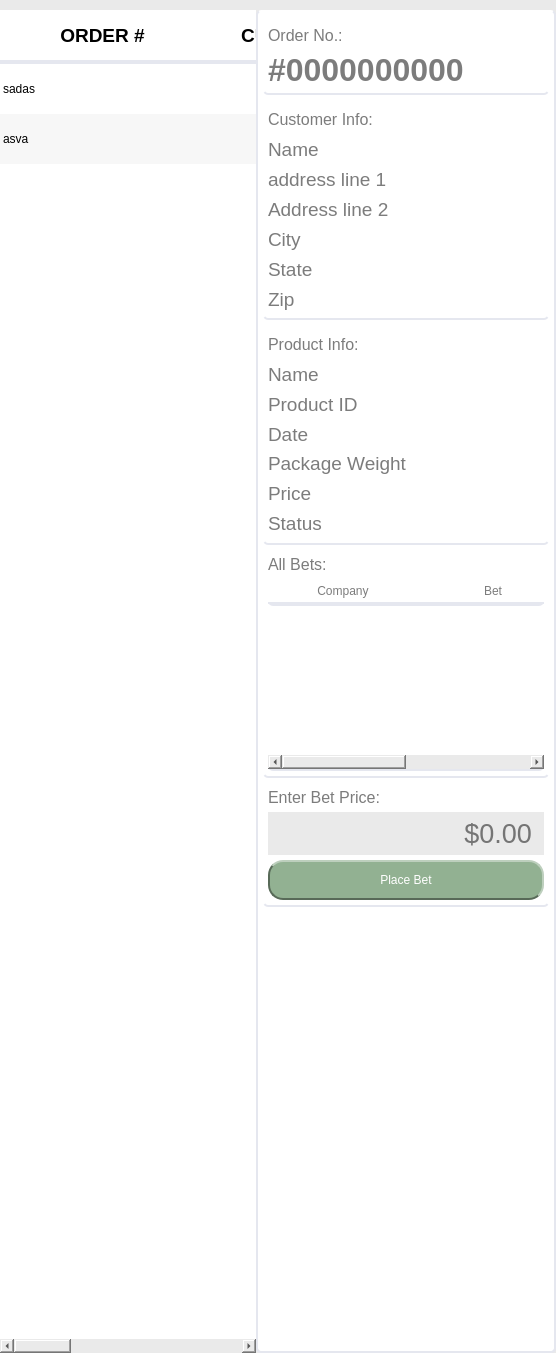
          <widget class="QWidget" name="bet_page">
           <property name="styleSheet">
            <string notr="true">QWidget{
	background:#eaeaea;
	border:none;
}
</string>
           </property>
           <layout class="QHBoxLayout" name="horizontalLayout_14" stretch="7,3">
            <property name="spacing">
             <number>0</number>
            </property>
            <property name="leftMargin">
             <number>0</number>
            </property>
            <property name="topMargin">
             <number>10</number>
            </property>
            <property name="rightMargin">
             <number>0</number>
            </property>
            <property name="bottomMargin">
             <number>0</number>
            </property>
            <item>
             <widget class="QTableWidget" name="order_bet_table">
              <property name="font">
               <font>
                <weight>50</weight>
                <bold>false</bold>
               </font>
              </property>
              <property name="styleSheet">
               <string notr="true">QFrame{
	background-color: #ffffff;
}
QTableWIdget{
	background-color: #ffffff;
	alternate-background-color: #E6E6E6;
	border-radius:30px;
}
QHeaderView:section{
	min-height:50 px;
	max-height:50 px;
	background : #ffffff;
	border:none;
	border-bottom:4px solid #e5e7ef;
}
QTableWidget::item{
	border:none;
	border-left:none;
	border-right:none;
	border-top:none;
}
QTableWidget::item:selected{ 
	background-color: #B7CCE4;
 }</string>
              </property>
              <property name="editTriggers">
               <set>QAbstractItemView::NoEditTriggers</set>
              </property>
              <property name="alternatingRowColors">
               <bool>true</bool>
              </property>
              <property name="selectionMode">
               <enum>QAbstractItemView::SingleSelection</enum>
              </property>
              <property name="selectionBehavior">
               <enum>QAbstractItemView::SelectRows</enum>
              </property>
              <property name="showGrid">
               <bool>false</bool>
              </property>
              <attribute name="horizontalHeaderCascadingSectionResizes">
               <bool>false</bool>
              </attribute>
              <attribute name="horizontalHeaderDefaultSectionSize">
               <number>205</number>
              </attribute>
              <attribute name="horizontalHeaderStretchLastSection">
               <bool>true</bool>
              </attribute>
              <attribute name="verticalHeaderVisible">
               <bool>false</bool>
              </attribute>
              <attribute name="verticalHeaderCascadingSectionResizes">
               <bool>false</bool>
              </attribute>
              <attribute name="verticalHeaderMinimumSectionSize">
               <number>50</number>
              </attribute>
              <attribute name="verticalHeaderDefaultSectionSize">
               <number>50</number>
              </attribute>
              <row>
               <property name="text">
                <string>New Row</string>
               </property>
              </row>
              <row>
               <property name="text">
                <string>New Row</string>
               </property>
              </row>
              <column>
               <property name="text">
                <string>ORDER #</string>
               </property>
               <property name="font">
                <font>
                 <family>Helvetica</family>
                 <pointsize>14</pointsize>
                 <weight>75</weight>
                 <bold>true</bold>
                </font>
               </property>
               <property name="textAlignment">
                <set>AlignCenter</set>
               </property>
               <property name="background">
                <color alpha="0">
                 <red>0</red>
                 <green>0</green>
                 <blue>0</blue>
                </color>
               </property>
              </column>
              <column>
               <property name="text">
                <string>CUSTOMER ID</string>
               </property>
               <property name="font">
                <font>
                 <family>Helvetica</family>
                 <pointsize>14</pointsize>
                 <weight>75</weight>
                 <bold>true</bold>
                </font>
               </property>
              </column>
              <column>
               <property name="text">
                <string>PRODUCT ID</string>
               </property>
               <property name="font">
                <font>
                 <family>Helvetica</family>
                 <pointsize>14</pointsize>
                 <weight>75</weight>
                 <bold>true</bold>
                </font>
               </property>
              </column>
              <column>
               <property name="text">
                <string>ORDER PRICE</string>
               </property>
               <property name="font">
                <font>
                 <family>Helvetica</family>
                 <pointsize>14</pointsize>
                 <weight>75</weight>
                 <bold>true</bold>
                </font>
               </property>
              </column>
              <item row="0" column="0">
               <property name="text">
                <string>sadas</string>
               </property>
              </item>
              <item row="1" column="0">
               <property name="text">
                <string>asva</string>
               </property>
              </item>
             </widget>
            </item>
            <item>
             <widget class="QFrame" name="frame_16">
              <property name="minimumSize">
               <size>
                <width>300</width>
                <height>0</height>
               </size>
              </property>
              <property name="styleSheet">
               <string notr="true">QFrame{
	background:rgb(255,255,255);
	border-radius:5px;
	border:2px solid #e5e7ef;
	border-top:none;
	color:rgb(124,124,124);
}</string>
              </property>
              <property name="frameShape">
               <enum>QFrame::StyledPanel</enum>
              </property>
              <property name="frameShadow">
               <enum>QFrame::Raised</enum>
              </property>
              <layout class="QVBoxLayout" name="verticalLayout_27" stretch="0,0,0,0,0,0">
               <property name="spacing">
                <number>5</number>
               </property>
               <property name="sizeConstraint">
                <enum>QLayout::SetDefaultConstraint</enum>
               </property>
               <property name="leftMargin">
                <number>5</number>
               </property>
               <property name="topMargin">
                <number>5</number>
               </property>
               <property name="rightMargin">
                <number>5</number>
               </property>
               <property name="bottomMargin">
                <number>5</number>
               </property>
               <item>
                <widget class="QFrame" name="frame_20">
                 <property name="minimumSize">
                  <size>
                   <width>0</width>
                   <height>80</height>
                  </size>
                 </property>
                 <property name="maximumSize">
                  <size>
                   <width>16777215</width>
                   <height>16777215</height>
                  </size>
                 </property>
                 <property name="styleSheet">
                  <string notr="true">border-top:none;border-left:none;border-right:none;</string>
                 </property>
                 <property name="frameShape">
                  <enum>QFrame::StyledPanel</enum>
                 </property>
                 <property name="frameShadow">
                  <enum>QFrame::Raised</enum>
                 </property>
                 <layout class="QVBoxLayout" name="verticalLayout_28">
                  <property name="spacing">
                   <number>2</number>
                  </property>
                  <property name="leftMargin">
                   <number>5</number>
                  </property>
                  <property name="topMargin">
                   <number>5</number>
                  </property>
                  <property name="rightMargin">
                   <number>5</number>
                  </property>
                  <property name="bottomMargin">
                   <number>5</number>
                  </property>
                  <item>
                   <widget class="QLabel" name="label_108">
                    <property name="font">
                     <font>
                      <family>Helvetica</family>
                      <pointsize>12</pointsize>
                     </font>
                    </property>
                    <property name="styleSheet">
                     <string notr="true">border:none;
color:rgb(124,124,124);
</string>
                    </property>
                    <property name="text">
                     <string>Order No.:</string>
                    </property>
                   </widget>
                  </item>
                  <item>
                   <widget class="QLabel" name="orderno_label">
                    <property name="font">
                     <font>
                      <family>Helvetica</family>
                      <pointsize>24</pointsize>
                      <weight>75</weight>
                      <bold>true</bold>
                     </font>
                    </property>
                    <property name="styleSheet">
                     <string notr="true">border:none;</string>
                    </property>
                    <property name="text">
                     <string>#0000000000</string>
                    </property>
                   </widget>
                  </item>
                 </layout>
                </widget>
               </item>
               <item>
                <widget class="QFrame" name="frame_21">
                 <property name="minimumSize">
                  <size>
                   <width>0</width>
                   <height>220</height>
                  </size>
                 </property>
                 <property name="styleSheet">
                  <string notr="true">border-top:none;border-left:none;border-right:none;
</string>
                 </property>
                 <property name="frameShape">
                  <enum>QFrame::StyledPanel</enum>
                 </property>
                 <property name="frameShadow">
                  <enum>QFrame::Raised</enum>
                 </property>
                 <layout class="QVBoxLayout" name="verticalLayout_29">
                  <property name="spacing">
                   <number>2</number>
                  </property>
                  <property name="leftMargin">
                   <number>5</number>
                  </property>
                  <property name="topMargin">
                   <number>5</number>
                  </property>
                  <property name="rightMargin">
                   <number>5</number>
                  </property>
                  <property name="bottomMargin">
                   <number>5</number>
                  </property>
                  <item>
                   <widget class="QLabel" name="label_110">
                    <property name="font">
                     <font>
                      <family>Helvetica</family>
                      <pointsize>12</pointsize>
                     </font>
                    </property>
                    <property name="styleSheet">
                     <string notr="true">border:none;
</string>
                    </property>
                    <property name="text">
                     <string>Customer Info:</string>
                    </property>
                   </widget>
                  </item>
                  <item>
                   <widget class="QLabel" name="customername_label">
                    <property name="font">
                     <font>
                      <pointsize>14</pointsize>
                     </font>
                    </property>
                    <property name="styleSheet">
                     <string notr="true">border:none;</string>
                    </property>
                    <property name="text">
                     <string>Name</string>
                    </property>
                   </widget>
                  </item>
                  <item>
                   <widget class="QLabel" name="addressline1_label">
                    <property name="font">
                     <font>
                      <pointsize>14</pointsize>
                     </font>
                    </property>
                    <property name="styleSheet">
                     <string notr="true">border:none;</string>
                    </property>
                    <property name="text">
                     <string>address line 1</string>
                    </property>
                   </widget>
                  </item>
                  <item>
                   <widget class="QLabel" name="addressline2_label">
                    <property name="font">
                     <font>
                      <pointsize>14</pointsize>
                     </font>
                    </property>
                    <property name="styleSheet">
                     <string notr="true">border:none;</string>
                    </property>
                    <property name="text">
                     <string>Address line 2</string>
                    </property>
                   </widget>
                  </item>
                  <item>
                   <widget class="QLabel" name="addresscity_label">
                    <property name="font">
                     <font>
                      <pointsize>14</pointsize>
                     </font>
                    </property>
                    <property name="styleSheet">
                     <string notr="true">border:none;</string>
                    </property>
                    <property name="text">
                     <string>City</string>
                    </property>
                   </widget>
                  </item>
                  <item>
                   <widget class="QLabel" name="addressstate_label">
                    <property name="font">
                     <font>
                      <pointsize>14</pointsize>
                     </font>
                    </property>
                    <property name="styleSheet">
                     <string notr="true">border:none;</string>
                    </property>
                    <property name="text">
                     <string>State</string>
                    </property>
                   </widget>
                  </item>
                  <item>
                   <widget class="QLabel" name="addresszip_label">
                    <property name="font">
                     <font>
                      <pointsize>14</pointsize>
                     </font>
                    </property>
                    <property name="styleSheet">
                     <string notr="true">border:none;</string>
                    </property>
                    <property name="text">
                     <string>Zip</string>
                    </property>
                   </widget>
                  </item>
                 </layout>
                </widget>
               </item>
               <item>
                <widget class="QFrame" name="frame_25">
                 <property name="minimumSize">
                  <size>
                   <width>0</width>
                   <height>220</height>
                  </size>
                 </property>
                 <property name="styleSheet">
                  <string notr="true">border-top:none;border-left:none;border-right:none;
</string>
                 </property>
                 <property name="frameShape">
                  <enum>QFrame::StyledPanel</enum>
                 </property>
                 <property name="frameShadow">
                  <enum>QFrame::Raised</enum>
                 </property>
                 <layout class="QVBoxLayout" name="verticalLayout_30">
                  <property name="spacing">
                   <number>1</number>
                  </property>
                  <property name="leftMargin">
                   <number>5</number>
                  </property>
                  <property name="topMargin">
                   <number>5</number>
                  </property>
                  <property name="rightMargin">
                   <number>5</number>
                  </property>
                  <property name="bottomMargin">
                   <number>5</number>
                  </property>
                  <item>
                   <widget class="QLabel" name="label_117">
                    <property name="font">
                     <font>
                      <family>Helvetica</family>
                      <pointsize>12</pointsize>
                     </font>
                    </property>
                    <property name="styleSheet">
                     <string notr="true">border:none;</string>
                    </property>
                    <property name="text">
                     <string>Product Info:</string>
                    </property>
                   </widget>
                  </item>
                  <item>
                   <widget class="QLabel" name="productname_label">
                    <property name="font">
                     <font>
                      <pointsize>14</pointsize>
                     </font>
                    </property>
                    <property name="styleSheet">
                     <string notr="true">border:none;</string>
                    </property>
                    <property name="text">
                     <string>Name</string>
                    </property>
                   </widget>
                  </item>
                  <item>
                   <widget class="QLabel" name="productid_label">
                    <property name="font">
                     <font>
                      <pointsize>14</pointsize>
                     </font>
                    </property>
                    <property name="styleSheet">
                     <string notr="true">border:none;</string>
                    </property>
                    <property name="text">
                     <string>Product ID</string>
                    </property>
                   </widget>
                  </item>
                  <item>
                   <widget class="QLabel" name="orderdate_label">
                    <property name="font">
                     <font>
                      <pointsize>14</pointsize>
                     </font>
                    </property>
                    <property name="styleSheet">
                     <string notr="true">border:none;</string>
                    </property>
                    <property name="text">
                     <string>Date</string>
                    </property>
                   </widget>
                  </item>
                  <item>
                   <widget class="QLabel" name="productweight_label">
                    <property name="font">
                     <font>
                      <pointsize>14</pointsize>
                     </font>
                    </property>
                    <property name="styleSheet">
                     <string notr="true">border:none;</string>
                    </property>
                    <property name="text">
                     <string>Package Weight</string>
                    </property>
                   </widget>
                  </item>
                  <item>
                   <widget class="QLabel" name="productprice_label">
                    <property name="font">
                     <font>
                      <pointsize>14</pointsize>
                     </font>
                    </property>
                    <property name="styleSheet">
                     <string notr="true">border:none;
color:rgb(124,124,124);</string>
                    </property>
                    <property name="text">
                     <string>Price</string>
                    </property>
                   </widget>
                  </item>
                  <item>
                   <widget class="QLabel" name="orderstatus_label">
                    <property name="font">
                     <font>
                      <pointsize>14</pointsize>
                     </font>
                    </property>
                    <property name="styleSheet">
                     <string notr="true">border:none;
color:rgb(124,124,124);</string>
                    </property>
                    <property name="text">
                     <string>Status</string>
                    </property>
                   </widget>
                  </item>
                 </layout>
                </widget>
               </item>
               <item>
                <widget class="QFrame" name="all_bets_frame">
                 <property name="styleSheet">
                  <string notr="true">border-top:none;border-left:none;border-right:none;
</string>
                 </property>
                 <property name="frameShape">
                  <enum>QFrame::StyledPanel</enum>
                 </property>
                 <property name="frameShadow">
                  <enum>QFrame::Raised</enum>
                 </property>
                 <layout class="QVBoxLayout" name="verticalLayout_31">
                  <property name="spacing">
                   <number>5</number>
                  </property>
                  <property name="leftMargin">
                   <number>5</number>
                  </property>
                  <property name="topMargin">
                   <number>5</number>
                  </property>
                  <property name="rightMargin">
                   <number>5</number>
                  </property>
                  <property name="bottomMargin">
                   <number>5</number>
                  </property>
                  <item>
                   <widget class="QLabel" name="label_125">
                    <property name="font">
                     <font>
                      <family>Helvetica</family>
                      <pointsize>12</pointsize>
                     </font>
                    </property>
                    <property name="styleSheet">
                     <string notr="true">border:none</string>
                    </property>
                    <property name="text">
                     <string>All Bets:</string>
                    </property>
                   </widget>
                  </item>
                  <item>
                   <widget class="QTableWidget" name="all_bets_table">
                    <property name="minimumSize">
                     <size>
                      <width>0</width>
                      <height>100</height>
                     </size>
                    </property>
                    <property name="styleSheet">
                     <string notr="true">QTableWIdget{
	background-color: #FFFFFF;
	alternate-background-color: #E6E6E6;
	border:none;
}
QHeaderView:section{
	min-height:25 px;
	max-height:25 px;
	background : #ffffff;
	border:none;
	border-bottom:2px solid #e5e7ef;
}
QTableWidget::item:selected{ background-color: #3BA1FF
 }</string>
                    </property>
                    <property name="editTriggers">
                     <set>QAbstractItemView::NoEditTriggers</set>
                    </property>
                    <property name="alternatingRowColors">
                     <bool>true</bool>
                    </property>
                    <property name="selectionMode">
                     <enum>QAbstractItemView::NoSelection</enum>
                    </property>
                    <property name="selectionBehavior">
                     <enum>QAbstractItemView::SelectRows</enum>
                    </property>
                    <property name="showGrid">
                     <bool>false</bool>
                    </property>
                    <attribute name="horizontalHeaderMinimumSectionSize">
                     <number>100</number>
                    </attribute>
                    <attribute name="horizontalHeaderDefaultSectionSize">
                     <number>150</number>
                    </attribute>
                    <attribute name="horizontalHeaderShowSortIndicator" stdset="0">
                     <bool>false</bool>
                    </attribute>
                    <attribute name="horizontalHeaderStretchLastSection">
                     <bool>true</bool>
                    </attribute>
                    <attribute name="verticalHeaderVisible">
                     <bool>false</bool>
                    </attribute>
                    <column>
                     <property name="text">
                      <string>Company</string>
                     </property>
                    </column>
                    <column>
                     <property name="text">
                      <string>Bet</string>
                     </property>
                    </column>
                   </widget>
                  </item>
                 </layout>
                </widget>
               </item>
               <item>
                <widget class="QFrame" name="frame_29">
                 <property name="styleSheet">
                  <string notr="true">border-top:none;border-left:none;border-right:none;
</string>
                 </property>
                 <property name="frameShape">
                  <enum>QFrame::StyledPanel</enum>
                 </property>
                 <property name="frameShadow">
                  <enum>QFrame::Raised</enum>
                 </property>
                 <layout class="QVBoxLayout" name="verticalLayout_32">
                  <property name="spacing">
                   <number>5</number>
                  </property>
                  <property name="leftMargin">
                   <number>5</number>
                  </property>
                  <property name="topMargin">
                   <number>5</number>
                  </property>
                  <property name="rightMargin">
                   <number>5</number>
                  </property>
                  <property name="bottomMargin">
                   <number>5</number>
                  </property>
                  <item>
                   <widget class="QLabel" name="label_126">
                    <property name="font">
                     <font>
                      <family>Helvetica</family>
                      <pointsize>12</pointsize>
                     </font>
                    </property>
                    <property name="styleSheet">
                     <string notr="true">border:none</string>
                    </property>
                    <property name="text">
                     <string>Enter Bet Price:</string>
                    </property>
                   </widget>
                  </item>
                  <item>
                   <widget class="QLineEdit" name="bet_enter">
                    <property name="font">
                     <font>
                      <pointsize>20</pointsize>
                     </font>
                    </property>
                    <property name="styleSheet">
                     <string notr="true">QLineEdit{
	padding:5px;
	padding-right:10px
}</string>
                    </property>
                    <property name="alignment">
                     <set>Qt::AlignRight|Qt::AlignTrailing|Qt::AlignVCenter</set>
                    </property>
                    <property name="placeholderText">
                     <string>$0.00</string>
                    </property>
                   </widget>
                  </item>
                  <item>
                   <widget class="QPushButton" name="add_bet_button">
                    <property name="sizePolicy">
                     <sizepolicy hsizetype="Minimum" vsizetype="Preferred">
                      <horstretch>0</horstretch>
                      <verstretch>0</verstretch>
                     </sizepolicy>
                    </property>
                    <property name="minimumSize">
                     <size>
                      <width>0</width>
                      <height>40</height>
                     </size>
                    </property>
                    <property name="baseSize">
                     <size>
                      <width>0</width>
                      <height>0</height>
                     </size>
                    </property>
                    <property name="styleSheet">
                     <string notr="true">QPushButton{
	border-radius:15px;
	border-top:2px solid #BDCFBD;
	border-bottom:2px solid #586A58;
	border-right:2px solid #BDCFBD;
	border-left:2px solid #586A58;
	background-color:#92B192;
	color:#ffffff;
	padding: 5px;
}
QPushButton:hover{
	color:#ffffff;
	background-color:#9DB59D;
	border-top:2px solid #BDCFBD;
	border-bottom:2px solid #586A58;
	border-right:2px solid #BDCFBD;
	border-left:2px solid #586A58;
}
QPushButton:pressed{
	color:ffffff;
	background-color:#8CAD8C;
	color:#ffffff;
	border:none;
	border-top:3px solid #586A58;
	border-right:1px solid #586A58;
	border-left:2px solid #586A58;
}</string>
                    </property>
                    <property name="text">
                     <string>Place Bet</string>
                    </property>
                   </widget>
                  </item>
                 </layout>
                </widget>
               </item>
               <item>
                <spacer name="verticalSpacer_9">
                 <property name="orientation">
                  <enum>Qt::Vertical</enum>
                 </property>
                 <property name="sizeHint" stdset="0">
                  <size>
                   <width>20</width>
                   <height>439</height>
                  </size>
                 </property>
                </spacer>
               </item>
              </layout>
             </widget>
            </item>
           </layout>
          </widget>
